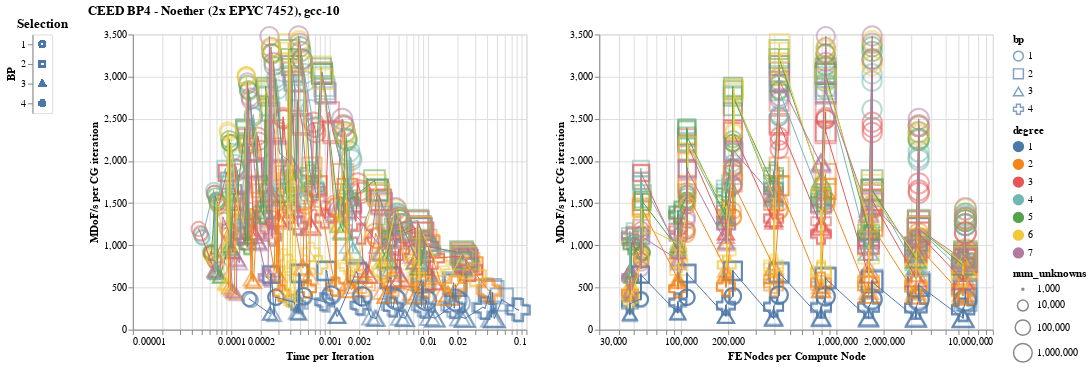

Notebook cell for this chart:
### Code cell
highlight = alt.selection_single(
    on='mouseover',
    fields=['degree', 'time_per_it', 'backend'],
    nearest=True,
    empty='none',
)

bps_select = alt.selection_single(
    fields=['bp'],
)

base = alt.Chart(runs).encode(
    alt.Y('mdofs:Q', title='MDoF/s per CG iteration'),
    alt.Color('degree:N'),
    alt.Size('num_unknowns', scale=alt.Scale(type='log', domain=(1e3, 1e6))),
    alt.Shape('bp:N'),
    tooltip=('bp', 'num_procs', 'backend', 'num_elem', 'degree', 'num_unknowns', 'file'),
).transform_filter(
    bps_select,
).transform_calculate(
    mdofs='datum.cg_iteration_dps/1e6',
)

points = base.mark_point().encode(
    opacity=alt.condition(highlight, alt.value(1), alt.value(.5)),
).add_selection(
    highlight,
)

lines = base.mark_line().encode(
    size=alt.condition(alt.datum.degree - highlight.degree == 0, alt.value(2), alt.value(1))
)

pane = points + lines

composite = (
    pane.encode(
        alt.X('time_per_it', scale=alt.Scale(type='log'), title='Time per Iteration'),
    ) |
    pane.encode(
        alt.X('FE_nodes_per_compute_node', scale=alt.Scale(type='log', domain=(3e4, 1e7), clamp=True), title='FE Nodes per Compute Node'),
    )
)

activator = alt.Chart(runs).mark_point().encode(
    alt.Y('bp', title='BP'),
    alt.Shape('bp')
).add_selection(bps_select).properties(title='Selection')

activator | composite.properties(title='CEED BP4 - Noether (2x EPYC 7452), gcc-10')

### Figure 1 — Vega-Lite specification as saved in the notebook (floating-point values rounded to 4 significant figures; data arrays with more than 128 entries replaced by an {"elided": "..."} marker saying what was removed)
{"config": {"view": {"continuousWidth": 400, "continuousHeight": 300}}, "hconcat": [{"mark": "point", "encoding": {"shape": {"type": "nominal", "field": "bp"}, "y": {"type": "nominal", "field": "bp", "title": "BP"}}, "selection": {"selector022": {"type": "single", "fields": ["bp"]}}, "title": "Selection"}, {"hconcat": [{"layer": [{"mark": "point", "encoding": {"color": {"type": "nominal", "field": "degree"}, "opacity": {"condition": {"value": 1, "selection": "selector021"}, "value": 0.5}, "shape": {"type": "nominal", "field": "bp"}, "size": {"type": "quantitative", "field": "num_unknowns", "scale": {"domain": [1000.0, 1000000.0], "type": "log"}}, "tooltip": [{"type": "nominal", "field": "bp"}, {"type": "quantitative", "field": "num_procs"}, {"type": "nominal", "field": "backend"}, {"type": "quantitative", "field": "num_elem"}, {"type": "quantitative", "field": "degree"}, {"type": "quantitative", "field": "num_unknowns"}, {"type": "nominal", "field": "file"}], "y": {"type": "quantitative", "field": "mdofs", "title": "MDoF/s per CG iteration"}}, "selection": {"selector021": {"type": "single", "on": "mouseover", "fields": ["degree", "time_per_it", "backend"], "nearest": true, "empty": "none"}}, "transform": [{"filter": {"selection": "selector022"}}, {"calculate": "datum.cg_iteration_dps/1e6", "as": "mdofs"}]}, {"mark": "line", "encoding": {"color": {"type": "nominal", "field": "degree"}, "shape": {"type": "nominal", "field": "bp"}, "size": {"condition": {"value": 2, "test": "((datum.degree - selector021.degree) === 0)"}, "value": 1}, "tooltip": [{"type": "nominal", "field": "bp"}, {"type": "quantitative", "field": "num_procs"}, {"type": "nominal", "field": "backend"}, {"type": "quantitative", "field": "num_elem"}, {"type": "quantitative", "field": "degree"}, {"type": "quantitative", "field": "num_unknowns"}, {"type": "nominal", "field": "file"}], "y": {"type": "quantitative", "field": "mdofs", "title": "MDoF/s per CG iteration"}}, "transform": [{"filter": {"selection": "selector022"}}, {"calculate": "datum.cg_iteration_dps/1e6", "as": "mdofs"}]}], "encoding": {"x": {"type": "quantitative", "field": "time_per_it", "scale": {"type": "log"}, "title": "Time per Iteration"}}}, {"layer": [{"mark": "point", "encoding": {"color": {"type": "nominal", "field": "degree"}, "opacity": {"condition": {"value": 1, "selection": "selector021"}, "value": 0.5}, "shape": {"type": "nominal", "field": "bp"}, "size": {"type": "quantitative", "field": "num_unknowns", "scale": {"domain": [1000.0, 1000000.0], "type": "log"}}, "tooltip": [{"type": "nominal", "field": "bp"}, {"type": "quantitative", "field": "num_procs"}, {"type": "nominal", "field": "backend"}, {"type": "quantitative", "field": "num_elem"}, {"type": "quantitative", "field": "degree"}, {"type": "quantitative", "field": "num_unknowns"}, {"type": "nominal", "field": "file"}], "y": {"type": "quantitative", "field": "mdofs", "title": "MDoF/s per CG iteration"}}, "selection": {"selector021": {"type": "single", "on": "mouseover", "fields": ["degree", "time_per_it", "backend"], "nearest": true, "empty": "none"}}, "transform": [{"filter": {"selection": "selector022"}}, {"calculate": "datum.cg_iteration_dps/1e6", "as": "mdofs"}]}, {"mark": "line", "encoding": {"color": {"type": "nominal", "field": "degree"}, "shape": {"type": "nominal", "field": "bp"}, "size": {"condition": {"value": 2, "test": "((datum.degree - selector021.degree) === 0)"}, "value": 1}, "tooltip": [{"type": "nominal", "field": "bp"}, {"type": "quantitative", "field": "num_procs"}, {"type": "nominal", "field": "backend"}, {"type": "quantitative", "field": "num_elem"}, {"type": "quantitative", "field": "degree"}, {"type": "quantitative", "field": "num_unknowns"}, {"type": "nominal", "field": "file"}], "y": {"type": "quantitative", "field": "mdofs", "title": "MDoF/s per CG iteration"}}, "transform": [{"filter": {"selection": "selector022"}}, {"calculate": "datum.cg_iteration_dps/1e6", "as": "mdofs"}]}], "encoding": {"x": {"type": "quantitative", "field": "FE_nodes_per_compute_node", "scale": {"clamp": true, "domain": [30000.0, 10000000.0], "type": "log"}, "title": "FE Nodes per Compute Node"}}}], "title": "CEED BP4 - Noether (2x EPYC 7452), gcc-10"}], "data": {"name": "data-12f7beb5f9697cb80d47a0e0f90ec582"}, "$schema": "https://vega.github.io/schema/vega-lite/v4.8.1.json", "datasets": {"data-12f7beb5f9697cb80d47a0e0f90ec582": {"elided": "672 records"}}}
